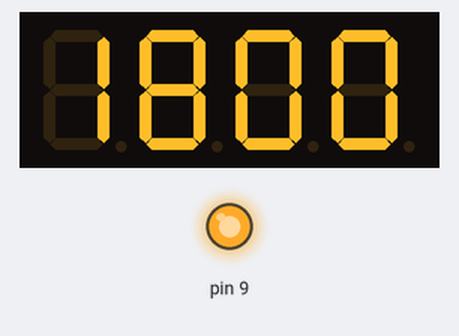
A sketch run on a simulated Arduino Uno, built with avr-gcc and run on an emulated ATmega328P. Parts: 4-digit seven-segment display, output pins drawn as LEDs (lit = HIGH).

Above: at 0.1 s.
At 4.1 s:
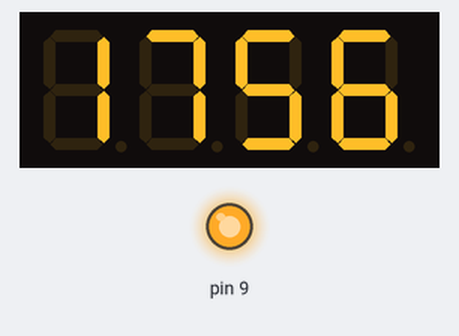
At 9.1 s:
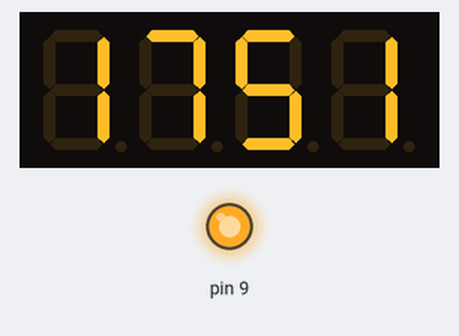
At 19.2 s:
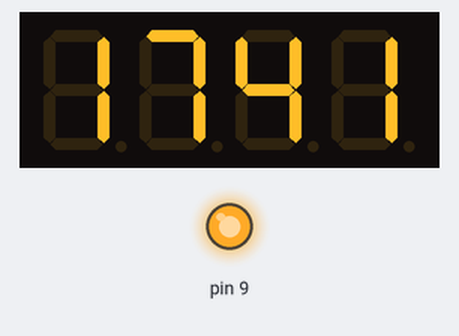
At 28.2 s:
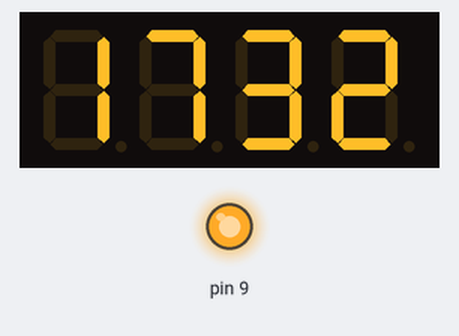
At 38.3 s:
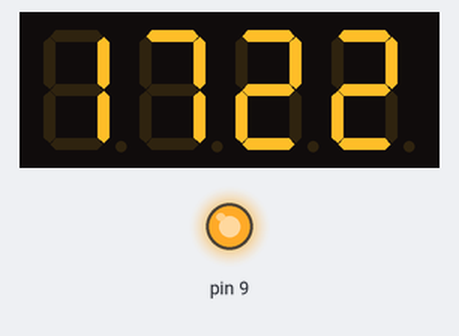

The sketch:

stage_timer.ino
```cpp
#include "Countimer.h"
#include <SevenSeg.h>

Countimer timer;
SevenSeg disp(2,3,4,5,6,7,8);

const int numOfDigits=4;
int digitPins[numOfDigits]={10,12,A0,A2};

String m,s;
int mi,se;
long int mis;


void setup() {
  pinMode(9,OUTPUT);
  digitalWrite(9,HIGH);
    disp.setDigitPins(numOfDigits, digitPins);
  //disp.setRefreshRate(150);
  //disp.setDigitDelay(10000000);
  disp.setActivePinState(HIGH,HIGH);
  //disp.setDPPin(9);


  timer.setCounter(0, 18, 00, timer.COUNT_DOWN, onComplete);

    // Print current time every 1s on serial port by calling method refreshClock().
  timer.setInterval(refreshClock, 1000);
}
void refreshClock() {

//  disp.writeClock(timer.getCurrentMinutes(),timer.getCurrentSeconds());

}

void onComplete() {
  Serial.println("Complete!!!");
  while(1)
  {

   for(int i=0;i<100;i++)
     disp.write("0000");
   for(int i=0;i<100;i++)
     disp.write("----");

  }
}

void loop() {
  // Run timer

  timer.run();
  disp.writeClock(timer.getCurrentMinutes(),timer.getCurrentSeconds());

    // Now timer is running and listening for actions.
    // If you want to start the timer, you have to call start() method.
    if(!timer.isCounterCompleted()) {
      timer.start();
    }

}
```

Measured:
- what the display in image 2 shows lasts 1.0 s, from 9.1 s to 10.1 s
